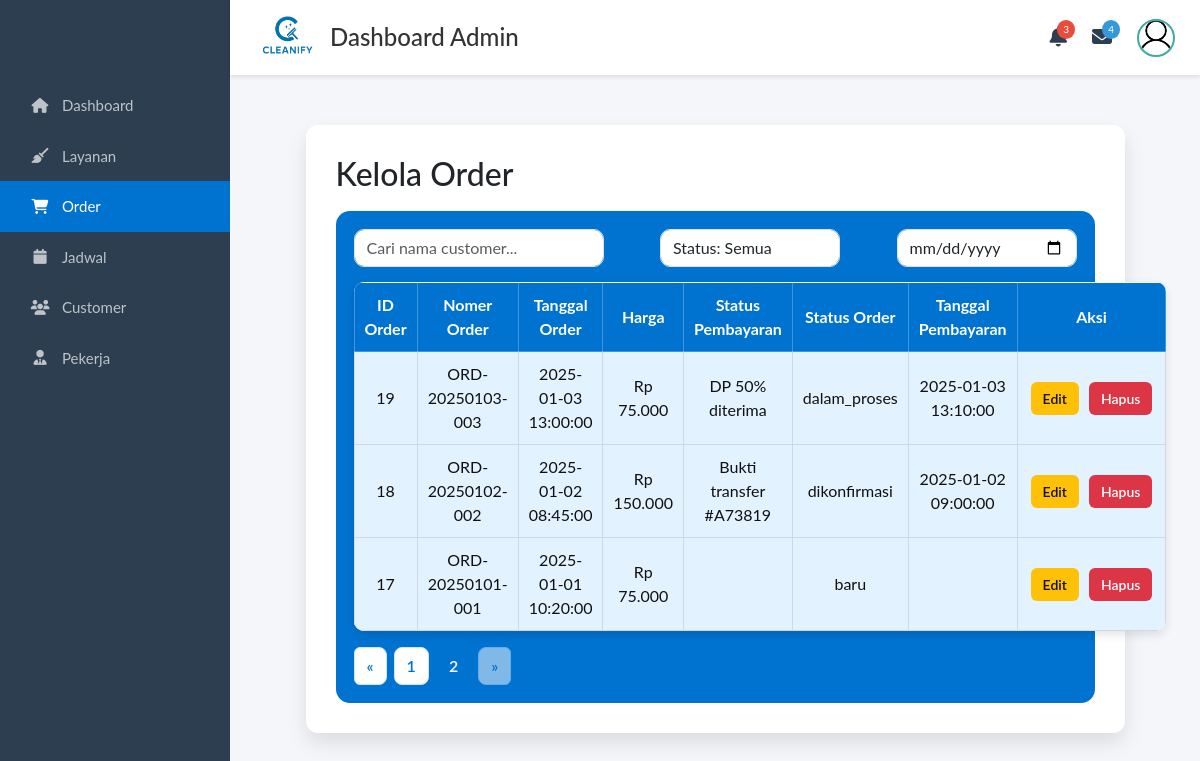
Page /Frontend/Admin/dashboard.php?page=order&p=2 (signed in) on the committed database.
### tables this page shows
CREATE TABLE `orders` (
  `id` bigint(20) UNSIGNED NOT NULL,
  `order_code` varchar(30) DEFAULT NULL,
  `customer_id` bigint(20) UNSIGNED NOT NULL,
  `service_id` bigint(20) UNSIGNED NOT NULL,
  `order_date` datetime DEFAULT current_timestamp(),
  `scheduled_date` date DEFAULT NULL,
  `scheduled_start_time` time DEFAULT NULL,
  `scheduled_end_time` time DEFAULT NULL,
  `total_cost` decimal(12,2) NOT NULL,
  `status` enum('baru','dikonfirmasi','dalam_proses','selesai','dibatalkan') DEFAULT 'baru',
  `payment_proof` varchar(255) DEFAULT NULL,
  `payment_confirmed_at` datetime DEFAULT NULL,
  `start_time` datetime DEFAULT NULL,
  `finish_time` datetime DEFAULT NULL,
  `customer_rating` int(11) DEFAULT NULL,
  `customer_feedback` text DEFAULT NULL,
  `cancellation_reason` text DEFAULT NULL,
  `cancelled_by` varchar(100) DEFAULT NULL,
  `cancelled_at` datetime DEFAULT NULL,
  `created_at` timestamp NOT NULL DEFAULT current_timestamp(),
  `updated_at` timestamp NOT NULL DEFAULT current_timestamp() ON UPDATE current_timestamp()
);

### Backend/Logic/order_logic.php (called while the page is built, shortened)
<?php
function orders_list(mysqli $conn, int $limit, int $offset): array {
    $sql = "SELECT o.*, c.name AS customer_name, s.name AS service_name
            FROM orders o
            LEFT JOIN customers c ON o.customer_id = c.id
            LEFT JOIN services s ON o.service_id = s.id
            ORDER BY o.id DESC
            LIMIT ? OFFSET ?";
    $stmt = $conn->prepare($sql);
    $stmt->bind_param("ii", $limit, $offset);
    $stmt->execute();
    $res = $stmt->get_result();
    return $res ? $res->fetch_all(MYSQLI_ASSOC) : [];
}
function orders_count(mysqli $conn): int {
    $res = $conn->query("SELECT COUNT(*) AS c FROM orders");
    $row = $res->fetch_assoc();
    return (int)($row['c'] ?? 0);
}

### Frontend/Admin/order/order.php (the view, shortened to what this page needs)
<?php
require __DIR__ . '/../../../Backend/db.php';
require __DIR__ . '/../../../Backend/Logic/order_logic.php';
$limit = 5;
$p = max(1, (int)($_GET['p'] ?? 1));
$start = ($p - 1) * $limit;
$orders = orders_list($conn, $limit, $start);
$total = orders_count($conn);
$totalPages = max(1, (int)ceil($total / $limit));
?>
<div class="cleanify-card">
  <h2>Kelola Order</h2>
  <div class="order-box">
    <div class="order-topbar">
      <input type="text" id="searchOrder" placeholder="Cari nama customer..." class="form-control" style="max-width:250px;">
      <select id="filterStatus" class="form-control" style="max-width:180px;">
        <option value="">Status: Semua</option>
      </select>
      <input type="date" id="filterTanggal" class="form-control" style="max-width:180px;">
    </div>
    <table class="order-table">
      <thead>
        <tr>
          <th>ID Order</th>
          <th>Nomer Order</th>
          <th>Tanggal Order</th>
          <th>Harga</th>
          <th>Status Pembayaran</th>
          <th>Status Order</th>
          <th>Tanggal Pembayaran</th>
          <th>Aksi</th>
        </tr>
      </thead>
      <tbody id="orderData">
        <?php if (!empty($orders)): ?>
          <?php foreach ($orders as $row): ?>
            <?php
              $cust = $row['customer_name'] ?? '';
              $svc  = $row['service_name'] ?? '';
              $status = $row['status'] ?? '';
              $dateRaw = $row['order_date'] ?? '';
              $dateKey = substr((string)$dateRaw, 0, 10);
            ?>
            <tr
              data-customer="<?= htmlspecialchars(mb_strtolower($cust)) ?>"
              data-service="<?= htmlspecialchars(mb_strtolower($svc)) ?>"
              data-status="<?= htmlspecialchars(mb_strtolower($status)) ?>"
              data-date="<?= htmlspecialchars($dateKey) ?>"
            >
              <td><?= (int)($row['id'] ?? 0); ?></td>
              <td><?= htmlspecialchars($row['order_code'] ?? ''); ?></td>
              <td><?= htmlspecialchars($dateRaw); ?></td>
              <td>Rp <?= number_format((float)($row['total_cost'] ?? 0), 0, ",", "."); ?></td>
              <td><?= htmlspecialchars($row['payment_proof'] ?? ''); ?></td>
              <td><?= htmlspecialchars($status); ?></td>
              <td><?= htmlspecialchars($row['payment_confirmed_at'] ?? ''); ?></td>
              <td class="order-aksi">
                <a href="dashboard.php?page=order_edit&id=<?= (int)($row['id'] ?? 0); ?>" class="btn-order btn-warning-order">Edit</a>
                <a href="order/delete.php?id=<?= (int)($row['id'] ?? 0); ?>&return=order"
                   onclick="return confirm('Hapus order ini?');"
                   class="btn-order btn-danger-order">Hapus</a>
              </td>
            </tr>
          <?php endforeach; ?>
        <?php else: ?>
          <tr><td colspan="8">Data order tidak tersedia.</td></tr>
        <?php endif; ?>
      </tbody>
    </table>
  <?php if ($totalPages > 1): ?>
  <nav aria-label="Pagination order">
    <ul class="pagination">
      <?php
        $base = "dashboard.php?page=order";
        $prev = max(1, $p - 1);
        $next = min($totalPages, $p + 1);
      ?>
      <li class="page-item <?= ($p <= 1) ? 'disabled' : '' ?>">
        <a class="page-link" href="<?= $base ?>&p=<?= $prev ?>">&laquo;</a>
      </li>
      <?php for ($i=1; $i <= $totalPages; $i++): ?>
        <li class="page-item <?= $i === $p ? 'active' : '' ?>">
          <a class="page-link" href="<?= $base ?>&p=<?= $i ?>"><?= $i ?></a>
        </li>
      <?php endfor; ?>
      <li class="page-item <?= ($p >= $totalPages) ? 'disabled' : '' ?>">
        <a class="page-link" href="<?= $base ?>&p=<?= $next ?>">&raquo;</a>
      </li>
    </ul>
  </nav>
<?php endif; ?>
  </div>
</div>

### Frontend/Admin/dashboard.php (style rules this page uses)
body { background: #f5f6fa; font-family: 'Lato', sans-serif; margin: 0; }

### Frontend/Admin/order/order.php (style rules this page uses)
.cleanify-card { background: white; padding: 30px; border-radius: 12px; box-shadow: 0 10px 20px rgba(0,0,0,0.1); margin: 20px auto; width: 90%; }
.order-box { background: #0072CF; border-radius: 14px; padding: 18px; margin-top: 18px; }
.order-topbar { display:flex; justify-content: space-between; align-items:center; gap: 12px; margin-bottom: 15px; flex-wrap: wrap; }
.order-topbar .form-control { border-radius: 10px; }
.order-table { width: 100%; border-collapse: collapse; background: #fff; box-shadow: 0 4px 10px rgba(0,0,0,0.1); border-radius: 10px; overflow: hidden; }
.order-table th { background-color: #0072CF; color: #fff; padding: 10px; font-weight: bold; text-align: center; border: 1px solid rgba(255,255,255,0.25); vertical-align: middle; }
.order-table td { padding: 10px; background: #e3f2ff; border: 1px solid #cfd8e3; color: #111; vertical-align: middle; text-align: center; }
.order-aksi { white-space: nowrap; }
.order-aksi a { display:inline-block; margin: 3px; }
.btn-order { padding: 6px 12px; border-radius: 6px; font-size: 14px; text-decoration: none; font-weight: 600; }
.btn-warning-order { background:#ffc107; color:#111; }
.btn-danger-order { background:#dc3545; color:#fff; }
.pagination { list-style: none; padding-left: 0; margin: 16px 0 0; display: flex; gap: 8px; align-items: center; justify-content: flex-start; }
.pagination .page-item { list-style: none; }
.pagination .page-link { display: inline-block; padding: 6px 12px; border-radius: 8px; text-decoration: none; border: 1px solid #cfe6ff; background: #fff; color: #0072CF; font-weight: 600; }
.pagination .page-item.active .page-link { background: #0072CF; border-color: #0072CF; color: #fff; }
.pagination .page-item.disabled .page-link { opacity: .5; pointer-events: none; }

### rows in the picture
orders: id "19", order_code "ORD-20250103-003", order_date "2025-01-03 13:00:00", total_cost "75.000", payment_proof "DP 50% diterima", status "dalam_proses", payment_confirmed_at "2025-01-03 13:10:00"
orders: id "18", order_code "ORD-20250102-002", order_date "2025-01-02 08:45:00", total_cost "150.000", payment_proof "Bukti transfer #A73819", status "dikonfirmasi", payment_confirmed_at "2025-01-02 09:00:00"
orders: id "17", order_code "ORD-20250101-001", order_date "2025-01-01 10:20:00", total_cost "75.000", status "baru"
